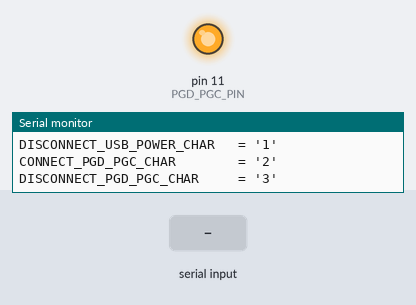
The sketch below on a simulated Arduino Uno, built with avr-gcc and run on an emulated ATmega328P. Shown: output pins drawn as LEDs (lit = HIGH), the last lines printed to the serial monitor. The inputs (shaded band) are chosen by the test bench. Pins used as bus, display or sensor lines are not drawn.

Above: at 1.7 s.
1.8 s: "2" received over Serial
At 2.5 s:
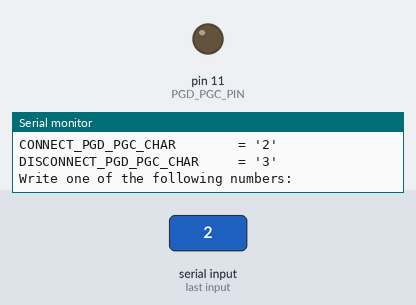
Timing chart, 0 to 4.8 s (numbered marks = the images above; inputs shaded):
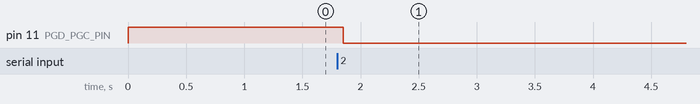

Measured:
- after the input at 1.8 s, pin 11 (PGD_PGC_PIN): HIGH → LOW after 0.05 s

The sketch:

arduinofirm.ino
```cpp
// (licence header left out)
#define POWER_USB_PIN   12
#define PGD_PGC_PIN     11


#define CONNECT_USB_POWER() digitalWrite(POWER_USB_PIN, LOW);
#define DISCONNECT_USB_POWER() digitalWrite(POWER_USB_PIN, HIGH);
#define CONNECT_PGD_PGC() digitalWrite(PGD_PGC_PIN, LOW);
#define DISCONNECT_PGD_PGC() digitalWrite(PGD_PGC_PIN, HIGH);

#define CONNECT_USB_POWER_CHAR      '0'
#define DISCONNECT_USB_POWER_CHAR   '1'
#define CONNECT_PGD_PGC_CHAR        '2'
#define DISCONNECT_PGD_PGC_CHAR     '3'


void setup()
{
  pinMode(POWER_USB_PIN, OUTPUT);
  DISCONNECT_USB_POWER();
  pinMode(PGD_PGC_PIN, OUTPUT);
  DISCONNECT_PGD_PGC();


  Serial.begin(9600);
}

void printhelp(void)
{
       Serial.println("Write one of the following numbers:\n"
              "CONNECT_USB_POWER_CHAR      = '0'\r\n"
              "DISCONNECT_USB_POWER_CHAR   = '1'\r\n"
              "CONNECT_PGD_PGC_CHAR        = '2'\r\n"
			        "DISCONNECT_PGD_PGC_CHAR     = '3'\r\n");

}


void loop()
{

  printhelp();
  delay(500);

  if (Serial.available() > 0)
  {
    unsigned char byte = Serial.read();
    if (byte >= '0' && byte <= '3')
    {
      switch(byte)
      {
        case CONNECT_USB_POWER_CHAR:
          CONNECT_USB_POWER();
        break;

        case DISCONNECT_USB_POWER_CHAR:
          DISCONNECT_USB_POWER();
        break;

        case CONNECT_PGD_PGC_CHAR:
          CONNECT_PGD_PGC();
        break;

        case DISCONNECT_PGD_PGC_CHAR:
          DISCONNECT_PGD_PGC();
        break;
      }
    }
  }

}
```
